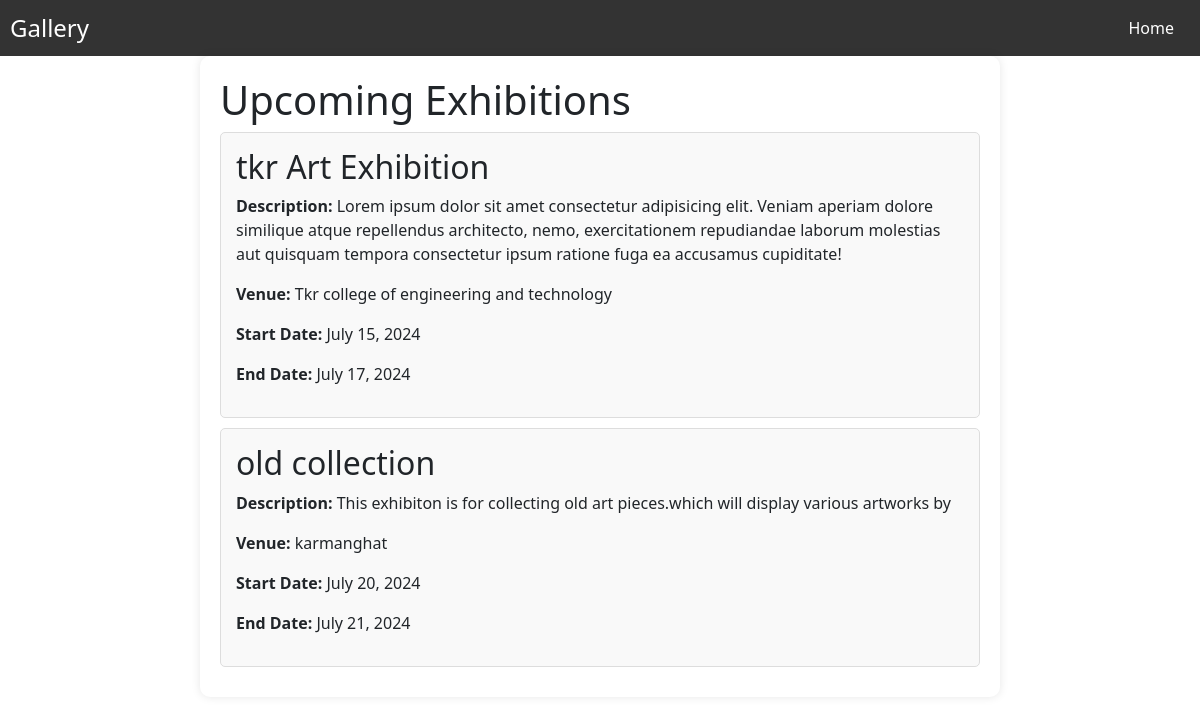
The page /exhibitions/ on the database its author committed.
### shop/models.py (models this page shows, shortened)
class Exhibition(models.Model):
    title = models.CharField(max_length=255)
    description = models.TextField()
    venue = models.CharField(max_length=255)
    start_date = models.DateField()
    end_date = models.DateField()

### shop/views.py (the view)
# urls.py: path('exhibitions/', views.exhibitions, name='exhibitions'),
def exhibitions(request):
    exhibitions = Exhibition.objects.all()
    return render(request, 'exhibitions.html', {'exhibitions': exhibitions})

### templates/exhibitions.html (shortened to what this page needs)
<!DOCTYPE html>
<html lang="en">
<head>
    <link href="https://cdn.jsdelivr.net/npm/bootstrap@5.3.3/dist/css/bootstrap.min.css" rel="stylesheet"
>
</head>
<body>
    <nav>
        <div class="logo">
            <a href="#">Gallery</a>
        </div>
        <ul>
            <li><a href="{% url 'main' %}">Home</a></li>
        </ul>
    </nav>
    {% block content %}
    <div class="container">
        <h1>Upcoming Exhibitions</h1>
        {% for exhibition in exhibitions %}
        <div class="exhibition">
            <h2>{{ exhibition.title }}</h2>
            <p><strong>Description:</strong> {{ exhibition.description }}</p>
            <p><strong>Venue:</strong> {{ exhibition.venue }}</p>
            <p><strong>Start Date:</strong> {{ exhibition.start_date }}</p>
            <p><strong>End Date:</strong> {{ exhibition.end_date }}</p>
        </div>
        {% endfor %}
    </div>
    {% endblock %}
</body>
</html>

### templates/exhibitions.html (style rules this page uses)
body { background: url('https://images.pexels.com/photos/1629236/pexels-photo-1629236.jpeg?auto=compress&cs=tinysrgb&w=600'); background-size: cover; background-repeat: no-repeat; }
.container { max-width: 800px; margin: 0 auto; padding: 20px; background-color: white; border-radius: 10px; box-shadow: 0 0 10px rgba(0, 0, 0, 0.1); }
nav { background-color: #333; color: white; padding: 10px; display: flex; justify-content: space-between; align-items: center; }
nav .logo a { color: white; text-decoration: none; font-size: 24px; }
nav ul { list-style-type: none; margin: 0; padding: 0; display: flex; gap: 10px; }
nav ul li { display: inline; }
nav ul li a { color: white; text-decoration: none; padding: 8px 16px; border-radius: 4px; }
.exhibition { background-color: #f9f9f9; padding: 15px; border: 1px solid #ddd; border-radius: 5px; margin-bottom: 10px; }

### rows shown on the page
Exhibition: title "tkr Art Exhibition", description "Lorem ipsum dolor sit amet consectetur adipisicing elit. Veniam aperiam dolore similique atque repellendus architecto, nemo, exercitationem repudiandae laborum molestias aut quisquam tempora consectetur ipsum ratione fuga ea accusamus cupiditate!", venue "Tkr college of engineering and technology", start_date "July 15, 2024", end_date "July 17, 2024"
Exhibition: title "old collection", description "This exhibiton is for collecting old art pieces.which will display various artworks by", venue "karmanghat", start_date "July 20, 2024", end_date "July 21, 2024"
